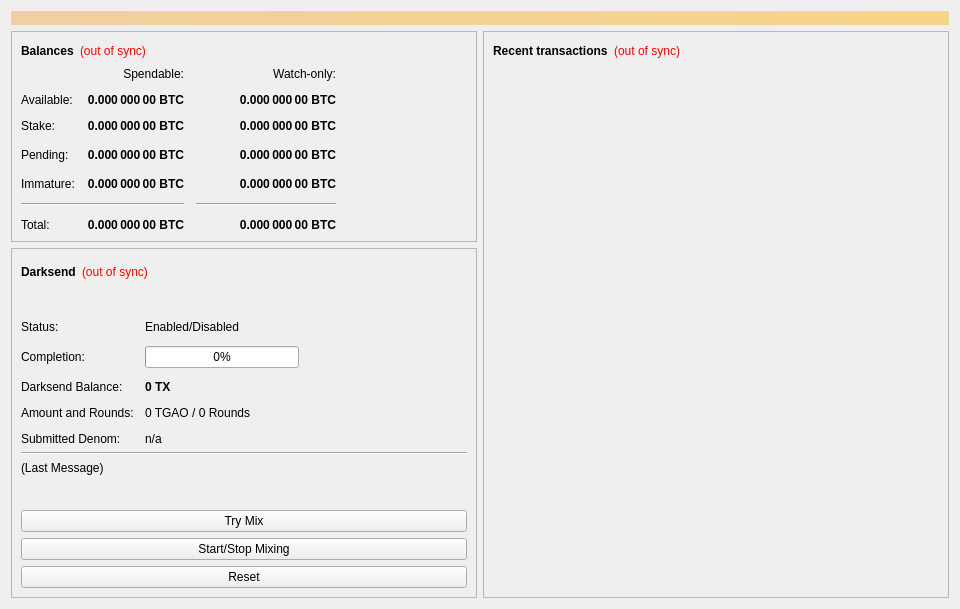
<?xml version="1.0" encoding="UTF-8"?>
<ui version="4.0">
 <class>OverviewPage</class>
 <widget class="QWidget" name="OverviewPage">
  <property name="geometry">
   <rect>
    <x>0</x>
    <y>0</y>
    <width>960</width>
    <height>594</height>
   </rect>
  </property>
  <property name="minimumSize">
   <size>
    <width>960</width>
    <height>0</height>
   </size>
  </property>
  <property name="windowTitle">
   <string>Form</string>
  </property>
  <layout class="QVBoxLayout" name="topLayout">
   <item>
    <widget class="QLabel" name="labelAlerts">
     <property name="visible">
      <bool>false</bool>
     </property>
     <property name="styleSheet">
      <string notr="true">background-color: qlineargradient(x1: 0, y1: 0, x2: 1, y2: 0, stop:0 #F0D0A0, stop:1 #F8D488); color:#000000;</string>
     </property>
     <property name="wordWrap">
      <bool>true</bool>
     </property>
     <property name="margin">
      <number>3</number>
     </property>
    </widget>
   </item>
   <item>
    <layout class="QHBoxLayout" name="horizontalLayout" stretch="1,1">
     <item>
      <layout class="QVBoxLayout" name="verticalLayout_2">
       <item>
        <widget class="QFrame" name="frame">
         <property name="frameShape">
          <enum>QFrame::StyledPanel</enum>
         </property>
         <property name="frameShadow">
          <enum>QFrame::Raised</enum>
         </property>
         <layout class="QVBoxLayout" name="verticalLayout_4">
          <item>
           <layout class="QHBoxLayout" name="horizontalLayout_4">
            <item>
             <widget class="QLabel" name="label_5">
              <property name="font">
               <font>
                <weight>75</weight>
                <bold>true</bold>
               </font>
              </property>
              <property name="text">
               <string>Balances</string>
              </property>
             </widget>
            </item>
            <item>
             <widget class="QLabel" name="labelWalletStatus">
              <property name="cursor">
               <cursorShape>WhatsThisCursor</cursorShape>
              </property>
              <property name="toolTip">
               <string>The displayed information may be out of date. Your wallet automatically synchronizes with the ReliefProject network after a connection is established, but this process has not completed yet.</string>
              </property>
              <property name="styleSheet">
               <string notr="true">QLabel { color: red; }</string>
              </property>
              <property name="text">
               <string notr="true">(out of sync)</string>
              </property>
              <property name="alignment">
               <set>Qt::AlignLeading|Qt::AlignLeft|Qt::AlignVCenter</set>
              </property>
             </widget>
            </item>
            <item>
             <spacer name="horizontalSpacer_3">
              <property name="orientation">
               <enum>Qt::Horizontal</enum>
              </property>
              <property name="sizeHint" stdset="0">
               <size>
                <width>40</width>
                <height>20</height>
               </size>
              </property>
             </spacer>
            </item>
           </layout>
          </item>
          <item>
           <layout class="QGridLayout" name="gridLayout">
            <property name="spacing">
             <number>12</number>
            </property>
            <item row="3" column="2">
             <widget class="QLabel" name="labelWatchPending">
              <property name="font">
               <font>
                <weight>75</weight>
                <bold>true</bold>
               </font>
              </property>
              <property name="cursor">
               <cursorShape>IBeamCursor</cursorShape>
              </property>
              <property name="toolTip">
               <string>Unconfirmed transactions to watch-only addresses</string>
              </property>
              <property name="text">
               <string notr="true">0.000 000 00 BTC</string>
              </property>
              <property name="alignment">
               <set>Qt::AlignRight|Qt::AlignTrailing|Qt::AlignVCenter</set>
              </property>
              <property name="textInteractionFlags">
               <set>Qt::LinksAccessibleByMouse|Qt::TextSelectableByKeyboard|Qt::TextSelectableByMouse</set>
              </property>
             </widget>
            </item>
            <item row="3" column="1">
             <widget class="QLabel" name="labelUnconfirmed">
              <property name="font">
               <font>
                <weight>75</weight>
                <bold>true</bold>
               </font>
              </property>
              <property name="cursor">
               <cursorShape>IBeamCursor</cursorShape>
              </property>
              <property name="toolTip">
               <string>Total of transactions that have yet to be confirmed, and do not yet count toward the spendable balance</string>
              </property>
              <property name="text">
               <string notr="true">0.000 000 00 BTC</string>
              </property>
              <property name="alignment">
               <set>Qt::AlignRight|Qt::AlignTrailing|Qt::AlignVCenter</set>
              </property>
              <property name="textInteractionFlags">
               <set>Qt::LinksAccessibleByMouse|Qt::TextSelectableByKeyboard|Qt::TextSelectableByMouse</set>
              </property>
             </widget>
            </item>
            <item row="4" column="2">
             <widget class="QLabel" name="labelWatchImmature">
              <property name="font">
               <font>
                <weight>75</weight>
                <bold>true</bold>
               </font>
              </property>
              <property name="cursor">
               <cursorShape>IBeamCursor</cursorShape>
              </property>
              <property name="toolTip">
               <string>Mined balance in watch-only addresses that has not yet matured</string>
              </property>
              <property name="text">
               <string notr="true">0.000 000 00 BTC</string>
              </property>
              <property name="alignment">
               <set>Qt::AlignRight|Qt::AlignTrailing|Qt::AlignVCenter</set>
              </property>
              <property name="textInteractionFlags">
               <set>Qt::LinksAccessibleByMouse|Qt::TextSelectableByKeyboard|Qt::TextSelectableByMouse</set>
              </property>
             </widget>
            </item>
            <item row="5" column="0" colspan="2">
             <widget class="Line" name="lineSpendableBalance">
              <property name="orientation">
               <enum>Qt::Horizontal</enum>
              </property>
             </widget>
            </item>
            <item row="5" column="2">
             <widget class="Line" name="lineWatchBalance">
              <property name="sizePolicy">
               <sizepolicy hsizetype="Preferred" vsizetype="Fixed">
                <horstretch>0</horstretch>
                <verstretch>0</verstretch>
               </sizepolicy>
              </property>
              <property name="minimumSize">
               <size>
                <width>140</width>
                <height>0</height>
               </size>
              </property>
              <property name="orientation">
               <enum>Qt::Horizontal</enum>
              </property>
             </widget>
            </item>
            <item row="6" column="0">
             <widget class="QLabel" name="labelTotalText">
              <property name="text">
               <string>Total:</string>
              </property>
             </widget>
            </item>
            <item row="4" column="1">
             <widget class="QLabel" name="labelImmature">
              <property name="font">
               <font>
                <weight>75</weight>
                <bold>true</bold>
               </font>
              </property>
              <property name="cursor">
               <cursorShape>IBeamCursor</cursorShape>
              </property>
              <property name="toolTip">
               <string>Mined balance that has not yet matured</string>
              </property>
              <property name="text">
               <string notr="true">0.000 000 00 BTC</string>
              </property>
              <property name="alignment">
               <set>Qt::AlignRight|Qt::AlignTrailing|Qt::AlignVCenter</set>
              </property>
              <property name="textInteractionFlags">
               <set>Qt::LinksAccessibleByMouse|Qt::TextSelectableByKeyboard|Qt::TextSelectableByMouse</set>
              </property>
             </widget>
            </item>
            <item row="3" column="3">
             <spacer name="horizontalSpacer_2">
              <property name="orientation">
               <enum>Qt::Horizontal</enum>
              </property>
              <property name="sizeHint" stdset="0">
               <size>
                <width>40</width>
                <height>20</height>
               </size>
              </property>
             </spacer>
            </item>
            <item row="4" column="0">
             <widget class="QLabel" name="labelImmatureText">
              <property name="text">
               <string>Immature:</string>
              </property>
             </widget>
            </item>
            <item row="6" column="1">
             <widget class="QLabel" name="labelTotal">
              <property name="font">
               <font>
                <weight>75</weight>
                <bold>true</bold>
               </font>
              </property>
              <property name="cursor">
               <cursorShape>IBeamCursor</cursorShape>
              </property>
              <property name="toolTip">
               <string>Your current total balance</string>
              </property>
              <property name="text">
               <string notr="true">0.000 000 00 BTC</string>
              </property>
              <property name="alignment">
               <set>Qt::AlignRight|Qt::AlignTrailing|Qt::AlignVCenter</set>
              </property>
              <property name="textInteractionFlags">
               <set>Qt::LinksAccessibleByMouse|Qt::TextSelectableByKeyboard|Qt::TextSelectableByMouse</set>
              </property>
             </widget>
            </item>
            <item row="6" column="2">
             <widget class="QLabel" name="labelWatchTotal">
              <property name="font">
               <font>
                <weight>75</weight>
                <bold>true</bold>
               </font>
              </property>
              <property name="cursor">
               <cursorShape>IBeamCursor</cursorShape>
              </property>
              <property name="toolTip">
               <string>Current total balance in watch-only addresses</string>
              </property>
              <property name="text">
               <string notr="true">0.000 000 00 BTC</string>
              </property>
              <property name="alignment">
               <set>Qt::AlignRight|Qt::AlignTrailing|Qt::AlignVCenter</set>
              </property>
              <property name="textInteractionFlags">
               <set>Qt::LinksAccessibleByMouse|Qt::TextSelectableByKeyboard|Qt::TextSelectableByMouse</set>
              </property>
             </widget>
            </item>
            <item row="0" column="2">
             <widget class="QLabel" name="labelWatchonly">
              <property name="text">
               <string>Watch-only:</string>
              </property>
              <property name="alignment">
               <set>Qt::AlignRight|Qt::AlignTrailing|Qt::AlignVCenter</set>
              </property>
             </widget>
            </item>
            <item row="1" column="0">
             <widget class="QLabel" name="labelBalanceText">
              <property name="text">
               <string>Available:</string>
              </property>
             </widget>
            </item>
            <item row="1" column="1">
             <widget class="QLabel" name="labelBalance">
              <property name="font">
               <font>
                <weight>75</weight>
                <bold>true</bold>
               </font>
              </property>
              <property name="cursor">
               <cursorShape>IBeamCursor</cursorShape>
              </property>
              <property name="toolTip">
               <string>Your current spendable balance</string>
              </property>
              <property name="text">
               <string notr="true">0.000 000 00 BTC</string>
              </property>
              <property name="alignment">
               <set>Qt::AlignRight|Qt::AlignTrailing|Qt::AlignVCenter</set>
              </property>
              <property name="textInteractionFlags">
               <set>Qt::LinksAccessibleByMouse|Qt::TextSelectableByKeyboard|Qt::TextSelectableByMouse</set>
              </property>
             </widget>
            </item>
            <item row="2" column="0">
             <widget class="QLabel" name="label_10">
              <property name="text">
               <string>Stake:</string>
              </property>
             </widget>
            </item>
            <item row="2" column="1">
             <widget class="QLabel" name="labelStake">
              <property name="font">
               <font>
                <weight>75</weight>
                <bold>true</bold>
               </font>
              </property>
              <property name="cursor">
               <cursorShape>IBeamCursor</cursorShape>
              </property>
              <property name="toolTip">
               <string>Total of coins that was staked, and do not yet count toward the current balance</string>
              </property>
              <property name="text">
               <string notr="true">0.000 000 00 BTC</string>
              </property>
              <property name="alignment">
               <set>Qt::AlignRight|Qt::AlignTrailing|Qt::AlignVCenter</set>
              </property>
              <property name="textInteractionFlags">
               <set>Qt::LinksAccessibleByMouse|Qt::TextSelectableByKeyboard|Qt::TextSelectableByMouse</set>
              </property>
             </widget>
            </item>
            <item row="2" column="2">
             <widget class="QLabel" name="labelWatchStake">
              <property name="font">
               <font>
                <weight>75</weight>
                <bold>true</bold>
               </font>
              </property>
              <property name="cursor">
               <cursorShape>IBeamCursor</cursorShape>
              </property>
              <property name="toolTip">
               <string>Total of coins that was staked in watch-only addresses, and do not yet count toward the current watch-only balance</string>
              </property>
              <property name="text">
               <string notr="true">0.000 000 00 BTC</string>
              </property>
              <property name="alignment">
               <set>Qt::AlignRight|Qt::AlignTrailing|Qt::AlignVCenter</set>
              </property>
              <property name="textInteractionFlags">
               <set>Qt::LinksAccessibleByMouse|Qt::TextSelectableByKeyboard|Qt::TextSelectableByMouse</set>
              </property>
             </widget>
            </item>
            <item row="1" column="2">
             <widget class="QLabel" name="labelWatchAvailable">
              <property name="font">
               <font>
                <weight>75</weight>
                <bold>true</bold>
               </font>
              </property>
              <property name="cursor">
               <cursorShape>IBeamCursor</cursorShape>
              </property>
              <property name="toolTip">
               <string>Your current balance in watch-only addresses</string>
              </property>
              <property name="text">
               <string notr="true">0.000 000 00 BTC</string>
              </property>
              <property name="alignment">
               <set>Qt::AlignRight|Qt::AlignTrailing|Qt::AlignVCenter</set>
              </property>
              <property name="textInteractionFlags">
               <set>Qt::LinksAccessibleByMouse|Qt::TextSelectableByKeyboard|Qt::TextSelectableByMouse</set>
              </property>
             </widget>
            </item>
            <item row="3" column="0">
             <widget class="QLabel" name="labelPendingText">
              <property name="text">
               <string>Pending:</string>
              </property>
             </widget>
            </item>
            <item row="0" column="1">
             <widget class="QLabel" name="labelSpendable">
              <property name="text">
               <string>Spendable:</string>
              </property>
              <property name="alignment">
               <set>Qt::AlignRight|Qt::AlignTrailing|Qt::AlignVCenter</set>
              </property>
             </widget>
            </item>
           </layout>
          </item>
         </layout>
        </widget>
       </item>
       <item>
        <widget class="QFrame" name="frameDarksend">
         <property name="sizePolicy">
          <sizepolicy hsizetype="Expanding" vsizetype="Expanding">
           <horstretch>0</horstretch>
           <verstretch>0</verstretch>
          </sizepolicy>
         </property>
         <property name="minimumSize">
          <size>
           <width>0</width>
           <height>350</height>
          </size>
         </property>
         <property name="layoutDirection">
          <enum>Qt::LeftToRight</enum>
         </property>
         <property name="frameShape">
          <enum>QFrame::StyledPanel</enum>
         </property>
         <property name="frameShadow">
          <enum>QFrame::Raised</enum>
         </property>
         <layout class="QVBoxLayout" name="verticalLayout_5">
          <item>
           <layout class="QHBoxLayout" name="horizontalLayout_5">
            <item>
             <widget class="QLabel" name="label_2">
              <property name="font">
               <font>
                <weight>75</weight>
                <bold>true</bold>
               </font>
              </property>
              <property name="text">
               <string>Darksend</string>
              </property>
             </widget>
            </item>
            <item>
             <widget class="QLabel" name="labelDarksendSyncStatus">
              <property name="toolTip">
               <string>The displayed information may be out of date. Your wallet automatically synchronizes with the ReliefProject network after a connection is established, but this process has not completed yet.</string>
              </property>
              <property name="styleSheet">
               <string notr="true">QLabel { color: red; }</string>
              </property>
              <property name="text">
               <string notr="true">(out of sync)</string>
              </property>
              <property name="alignment">
               <set>Qt::AlignLeading|Qt::AlignLeft|Qt::AlignVCenter</set>
              </property>
             </widget>
            </item>
            <item>
             <spacer name="horizontalSpacer_4">
              <property name="orientation">
               <enum>Qt::Horizontal</enum>
              </property>
              <property name="sizeHint" stdset="0">
               <size>
                <width>40</width>
                <height>20</height>
               </size>
              </property>
             </spacer>
            </item>
           </layout>
          </item>
          <item>
           <widget class="QPushButton" name="runAutoDenom">
            <property name="palette">
             <palette>
              <active>
               <colorrole role="WindowText">
                <brush brushstyle="SolidPattern">
                 <color alpha="255">
                  <red>0</red>
                  <green>0</green>
                  <blue>0</blue>
                 </color>
                </brush>
               </colorrole>
               <colorrole role="Button">
                <brush brushstyle="SolidPattern">
                 <color alpha="255">
                  <red>239</red>
                  <green>238</green>
                  <blue>238</blue>
                 </color>
                </brush>
               </colorrole>
               <colorrole role="Light">
                <brush brushstyle="SolidPattern">
                 <color alpha="255">
                  <red>255</red>
                  <green>255</green>
                  <blue>255</blue>
                 </color>
                </brush>
               </colorrole>
               <colorrole role="Midlight">
                <brush brushstyle="SolidPattern">
                 <color alpha="255">
                  <red>247</red>
                  <green>246</green>
                  <blue>246</blue>
                 </color>
                </brush>
               </colorrole>
               <colorrole role="Dark">
                <brush brushstyle="SolidPattern">
                 <color alpha="255">
                  <red>119</red>
                  <green>119</green>
                  <blue>119</blue>
                 </color>
                </brush>
               </colorrole>
               <colorrole role="Mid">
                <brush brushstyle="SolidPattern">
                 <color alpha="255">
                  <red>159</red>
                  <green>159</green>
                  <blue>159</blue>
                 </color>
                </brush>
               </colorrole>
               <colorrole role="Text">
                <brush brushstyle="SolidPattern">
                 <color alpha="255">
                  <red>0</red>
                  <green>0</green>
                  <blue>0</blue>
                 </color>
                </brush>
               </colorrole>
               <colorrole role="BrightText">
                <brush brushstyle="SolidPattern">
                 <color alpha="255">
                  <red>255</red>
                  <green>255</green>
                  <blue>255</blue>
                 </color>
                </brush>
               </colorrole>
               <colorrole role="ButtonText">
                <brush brushstyle="SolidPattern">
                 <color alpha="255">
                  <red>0</red>
                  <green>0</green>
                  <blue>0</blue>
                 </color>
                </brush>
               </colorrole>
               <colorrole role="Base">
                <brush brushstyle="SolidPattern">
                 <color alpha="255">
                  <red>255</red>
                  <green>255</green>
                  <blue>255</blue>
                 </color>
                </brush>
               </colorrole>
               <colorrole role="Window">
                <brush brushstyle="SolidPattern">
                 <color alpha="255">
                  <red>239</red>
                  <green>238</green>
                  <blue>238</blue>
                 </color>
                </brush>
               </colorrole>
               <colorrole role="Shadow">
                <brush brushstyle="SolidPattern">
                 <color alpha="255">
                  <red>0</red>
                  <green>0</green>
                  <blue>0</blue>
                 </color>
                </brush>
               </colorrole>
               <colorrole role="AlternateBase">
                <brush brushstyle="SolidPattern">
                 <color alpha="255">
                  <red>247</red>
                  <green>246</green>
                  <blue>246</blue>
                 </color>
                </brush>
               </colorrole>
               <colorrole role="ToolTipBase">
                <brush brushstyle="SolidPattern">
                 <color alpha="255">
                  <red>255</red>
                  <green>255</green>
                  <blue>220</blue>
                 </color>
                </brush>
               </colorrole>
               <colorrole role="ToolTipText">
                <brush brushstyle="SolidPattern">
                 <color alpha="255">
                  <red>0</red>
                  <green>0</green>
                  <blue>0</blue>
                 </color>
                </brush>
               </colorrole>
              </active>
              <inactive>
               <colorrole role="WindowText">
                <brush brushstyle="SolidPattern">
                 <color alpha="255">
                  <red>0</red>
                  <green>0</green>
                  <blue>0</blue>
                 </color>
                </brush>
               </colorrole>
               <colorrole role="Button">
                <brush brushstyle="SolidPattern">
                 <color alpha="255">
                  <red>239</red>
                  <green>238</green>
                  <blue>238</blue>
                 </color>
                </brush>
               </colorrole>
               <colorrole role="Light">
                <brush brushstyle="SolidPattern">
                 <color alpha="255">
                  <red>255</red>
                  <green>255</green>
                  <blue>255</blue>
                 </color>
                </brush>
               </colorrole>
               <colorrole role="Midlight">
                <brush brushstyle="SolidPattern">
                 <color alpha="255">
                  <red>247</red>
                  <green>246</green>
                  <blue>246</blue>
                 </color>
                </brush>
               </colorrole>
               <colorrole role="Dark">
                <brush brushstyle="SolidPattern">
                 <color alpha="255">
                  <red>119</red>
                  <green>119</green>
                  <blue>119</blue>
                 </color>
                </brush>
               </colorrole>
               <colorrole role="Mid">
                <brush brushstyle="SolidPattern">
                 <color alpha="255">
                  <red>159</red>
                  <green>159</green>
                  <blue>159</blue>
                 </color>
                </brush>
               </colorrole>
               <colorrole role="Text">
                <brush brushstyle="SolidPattern">
                 <color alpha="255">
                  <red>0</red>
                  <green>0</green>
                  <blue>0</blue>
                 </color>
                </brush>
               </colorrole>
               <colorrole role="BrightText">
                <brush brushstyle="SolidPattern">
                 <color alpha="255">
                  <red>255</red>
                  <green>255</green>
                  <blue>255</blue>
                 </color>
                </brush>
               </colorrole>
               <colorrole role="ButtonText">
                <brush brushstyle="SolidPattern">
                 <color alpha="255">
                  <red>0</red>
                  <green>0</green>
                  <blue>0</blue>
                 </color>
                </brush>
               </colorrole>
               <colorrole role="Base">
                <brush brushstyle="SolidPattern">
                 <color alpha="255">
                  <red>255</red>
                  <green>255</green>
                  <blue>255</blue>
                 </color>
                </brush>
               </colorrole>
               <colorrole role="Window">
                <brush brushstyle="SolidPattern">
                 <color alpha="255">
                  <red>239</red>
                  <green>238</green>
                  <blue>238</blue>
                 </color>
                </brush>
               </colorrole>
               <colorrole role="Shadow">
                <brush brushstyle="SolidPattern">
                 <color alpha="255">
                  <red>0</red>
                  <green>0</green>
                  <blue>0</blue>
                 </color>
                </brush>
               </colorrole>
               <colorrole role="AlternateBase">
                <brush brushstyle="SolidPattern">
                 <color alpha="255">
                  <red>247</red>
                  <green>246</green>
                  <blue>246</blue>
                 </color>
                </brush>
               </colorrole>
               <colorrole role="ToolTipBase">
                <brush brushstyle="SolidPattern">
                 <color alpha="255">
                  <red>255</red>
                  <green>255</green>
                  <blue>220</blue>
                 </color>
                </brush>
               </colorrole>
               <colorrole role="ToolTipText">
                <brush brushstyle="SolidPattern">
                 <color alpha="255">
                  <red>0</red>
                  <green>0</green>
                  <blue>0</blue>
                 </color>
                </brush>
               </colorrole>
              </inactive>
              <disabled>
               <colorrole role="WindowText">
                <brush brushstyle="SolidPattern">
                 <color alpha="255">
                  <red>119</red>
                  <green>119</green>
                  <blue>119</blue>
                 </color>
                </brush>
               </colorrole>
               <colorrole role="Button">
                <brush brushstyle="SolidPattern">
                 <color alpha="255">
                  <red>239</red>
                  <green>238</green>
                  <blue>238</blue>
                 </color>
                </brush>
               </colorrole>
               <colorrole role="Light">
                <brush brushstyle="SolidPattern">
                 <color alpha="255">
                  <red>255</red>
                  <green>255</green>
                  <blue>255</blue>
                 </color>
                </brush>
               </colorrole>
               <colorrole role="Midlight">
                <brush brushstyle="SolidPattern">
                 <color alpha="255">
                  <red>247</red>
                  <green>246</green>
                  <blue>246</blue>
                 </color>
                </brush>
               </colorrole>
               <colorrole role="Dark">
                <brush brushstyle="SolidPattern">
                 <color alpha="255">
                  <red>119</red>
                  <green>119</green>
                  <blue>119</blue>
                 </color>
                </brush>
               </colorrole>
               <colorrole role="Mid">
                <brush brushstyle="SolidPattern">
                 <color alpha="255">
                  <red>159</red>
                  <green>159</green>
                  <blue>159</blue>
                 </color>
                </brush>
               </colorrole>
               <colorrole role="Text">
                <brush brushstyle="SolidPattern">
                 <color alpha="255">
                  <red>119</red>
                  <green>119</green>
                  <blue>119</blue>
                 </color>
                </brush>
               </colorrole>
               <colorrole role="BrightText">
                <brush brushstyle="SolidPattern">
                 <color alpha="255">
                  <red>255</red>
                  <green>255</green>
                  <blue>255</blue>
                 </color>
                </brush>
               </colorrole>
               <colorrole role="ButtonText">
                <brush brushstyle="SolidPattern">
                 <color alpha="255">
                  <red>119</red>
                  <green>119</green>
                  <blue>119</blue>
                 </color>
                </brush>
               </colorrole>
               <colorrole role="Base">
                <brush brushstyle="SolidPattern">
                 <color alpha="255">
                  <red>239</red>
                  <green>238</green>
                  <blue>238</blue>
                 </color>
                </brush>
               </colorrole>
               <colorrole role="Window">
                <brush brushstyle="SolidPattern">
                 <color alpha="255">
                  <red>239</red>
                  <green>238</green>
                  <blue>238</blue>
                 </color>
                </brush>
               </colorrole>
               <colorrole role="Shadow">
                <brush brushstyle="SolidPattern">
                 <color alpha="255">
                  <red>0</red>
                  <green>0</green>
                  <blue>0</blue>
                 </color>
                </brush>
               </colorrole>
               <colorrole role="AlternateBase">
                <brush brushstyle="SolidPattern">
                 <color alpha="255">
                  <red>239</red>
                  <green>238</green>
                  <blue>238</blue>
                 </color>
                </brush>
               </colorrole>
               <colorrole role="ToolTipBase">
                <brush brushstyle="SolidPattern">
                 <color alpha="255">
                  <red>255</red>
                  <green>255</green>
                  <blue>220</blue>
                 </color>
                </brush>
               </colorrole>
               <colorrole role="ToolTipText">
                <brush brushstyle="SolidPattern">
                 <color alpha="255">
                  <red>0</red>
                  <green>0</green>
                  <blue>0</blue>
                 </color>
                </brush>
               </colorrole>
              </disabled>
             </palette>
            </property>
            <property name="focusPolicy">
             <enum>Qt::NoFocus</enum>
            </property>
            <property name="autoFillBackground">
             <bool>true</bool>
            </property>
            <property name="text">
             <string/>
            </property>
            <property name="flat">
             <bool>true</bool>
            </property>
           </widget>
          </item>
          <item>
           <layout class="QFormLayout" name="formLayout">
            <property name="fieldGrowthPolicy">
             <enum>QFormLayout::AllNonFixedFieldsGrow</enum>
            </property>
            <property name="horizontalSpacing">
             <number>11</number>
            </property>
            <property name="verticalSpacing">
             <number>12</number>
            </property>
            <item row="0" column="0">
             <widget class="QLabel" name="label_6">
              <property name="text">
               <string>Status:</string>
              </property>
             </widget>
            </item>
            <item row="1" column="0">
             <widget class="QLabel" name="label_7">
              <property name="text">
               <string>Completion:</string>
              </property>
             </widget>
            </item>
            <item row="1" column="1">
             <widget class="QProgressBar" name="darksendProgress">
              <property name="maximumSize">
               <size>
                <width>154</width>
                <height>16777215</height>
               </size>
              </property>
              <property name="value">
               <number>0</number>
              </property>
             </widget>
            </item>
            <item row="3" column="0">
             <widget class="QLabel" name="labelAnonymizedText">
              <property name="text">
               <string>Darksend Balance:</string>
              </property>
             </widget>
            </item>
            <item row="3" column="1">
             <widget class="QLabel" name="labelAnonymized">
              <property name="font">
               <font>
                <weight>75</weight>
                <bold>true</bold>
               </font>
              </property>
              <property name="text">
               <string notr="true">0 TX</string>
              </property>
             </widget>
            </item>
            <item row="4" column="0">
             <widget class="QLabel" name="label_8">
              <property name="text">
               <string>Amount and Rounds:</string>
              </property>
             </widget>
            </item>
            <item row="4" column="1">
             <widget class="QLabel" name="labelAmountRounds">
              <property name="text">
               <string>0 TGAO / 0 Rounds</string>
              </property>
             </widget>
            </item>
            <item row="5" column="0">
             <widget class="QLabel" name="label_9">
              <property name="text">
               <string>Submitted Denom:</string>
              </property>
             </widget>
            </item>
            <item row="5" column="1">
             <widget class="QLabel" name="labelSubmittedDenom">
              <property name="toolTip">
               <string>The denominations you submitted to the Masternode.&lt;br&gt;To mix, other users must submit the exact same denominations.</string>
              </property>
              <property name="text">
               <string>n/a</string>
              </property>
             </widget>
            </item>
            <item row="0" column="1">
             <widget class="QLabel" name="darksendEnabled">
              <property name="text">
               <string>Enabled/Disabled</string>
              </property>
             </widget>
            </item>
           </layout>
          </item>
          <item>
           <widget class="Line" name="lineLastMessage">
            <property name="orientation">
             <enum>Qt::Horizontal</enum>
            </property>
           </widget>
          </item>
          <item>
           <widget class="QLabel" name="darksendStatus">
            <property name="minimumSize">
             <size>
              <width>288</width>
              <height>43</height>
             </size>
            </property>
            <property name="text">
             <string>(Last Message)</string>
            </property>
            <property name="alignment">
             <set>Qt::AlignLeading|Qt::AlignLeft|Qt::AlignTop</set>
            </property>
            <property name="wordWrap">
             <bool>true</bool>
            </property>
           </widget>
          </item>
          <item>
           <widget class="QPushButton" name="darksendAuto">
            <property name="sizePolicy">
             <sizepolicy hsizetype="MinimumExpanding" vsizetype="Fixed">
              <horstretch>0</horstretch>
              <verstretch>0</verstretch>
             </sizepolicy>
            </property>
            <property name="toolTip">
             <string>Try to manually submit a Darksend request.</string>
            </property>
            <property name="text">
             <string>Try Mix</string>
            </property>
           </widget>
          </item>
          <item>
           <widget class="QPushButton" name="toggleDarksend">
            <property name="sizePolicy">
             <sizepolicy hsizetype="MinimumExpanding" vsizetype="Fixed">
              <horstretch>0</horstretch>
              <verstretch>0</verstretch>
             </sizepolicy>
            </property>
            <property name="text">
             <string>Start/Stop Mixing</string>
            </property>
           </widget>
          </item>
          <item>
           <widget class="QPushButton" name="darksendReset">
            <property name="sizePolicy">
             <sizepolicy hsizetype="MinimumExpanding" vsizetype="Fixed">
              <horstretch>0</horstretch>
              <verstretch>0</verstretch>
             </sizepolicy>
            </property>
            <property name="toolTip">
             <string>Reset the current status of Darksend (can interrupt Darksend if it's in the process of Mixing, which can cost you money!)</string>
            </property>
            <property name="autoFillBackground">
             <bool>false</bool>
            </property>
            <property name="text">
             <string>Reset</string>
            </property>
           </widget>
          </item>
         </layout>
        </widget>
       </item>
       <item>
        <spacer name="verticalSpacer">
         <property name="orientation">
          <enum>Qt::Vertical</enum>
         </property>
         <property name="sizeHint" stdset="0">
          <size>
           <width>20</width>
           <height>40</height>
          </size>
         </property>
        </spacer>
       </item>
      </layout>
     </item>
     <item>
      <layout class="QVBoxLayout" name="verticalLayout_3">
       <item>
        <widget class="QFrame" name="frame_2">
         <property name="frameShape">
          <enum>QFrame::StyledPanel</enum>
         </property>
         <property name="frameShadow">
          <enum>QFrame::Raised</enum>
         </property>
         <layout class="QVBoxLayout" name="verticalLayout">
          <item>
           <layout class="QHBoxLayout" name="horizontalLayout_2">
            <item>
             <widget class="QLabel" name="label_4">
              <property name="font">
               <font>
                <weight>75</weight>
                <bold>true</bold>
               </font>
              </property>
              <property name="text">
               <string>Recent transactions</string>
              </property>
             </widget>
            </item>
            <item>
             <widget class="QLabel" name="labelTransactionsStatus">
              <property name="cursor">
               <cursorShape>WhatsThisCursor</cursorShape>
              </property>
              <property name="toolTip">
               <string>The displayed information may be out of date. Your wallet automatically synchronizes with the ReliefProject network after a connection is established, but this process has not completed yet.</string>
              </property>
              <property name="styleSheet">
               <string notr="true">QLabel { color: red; }</string>
              </property>
              <property name="text">
               <string notr="true">(out of sync)</string>
              </property>
              <property name="alignment">
               <set>Qt::AlignRight|Qt::AlignTrailing|Qt::AlignVCenter</set>
              </property>
             </widget>
            </item>
            <item>
             <spacer name="horizontalSpacer">
              <property name="orientation">
               <enum>Qt::Horizontal</enum>
              </property>
              <property name="sizeHint" stdset="0">
               <size>
                <width>40</width>
                <height>20</height>
               </size>
              </property>
             </spacer>
            </item>
           </layout>
          </item>
          <item>
           <widget class="QListView" name="listTransactions">
            <property name="styleSheet">
             <string notr="true">QListView { background: transparent; }</string>
            </property>
            <property name="frameShape">
             <enum>QFrame::NoFrame</enum>
            </property>
            <property name="verticalScrollBarPolicy">
             <enum>Qt::ScrollBarAlwaysOff</enum>
            </property>
            <property name="horizontalScrollBarPolicy">
             <enum>Qt::ScrollBarAlwaysOff</enum>
            </property>
            <property name="selectionMode">
             <enum>QAbstractItemView::NoSelection</enum>
            </property>
           </widget>
          </item>
         </layout>
        </widget>
       </item>
      </layout>
     </item>
    </layout>
   </item>
  </layout>
 </widget>
 <resources/>
 <connections/>
</ui>
